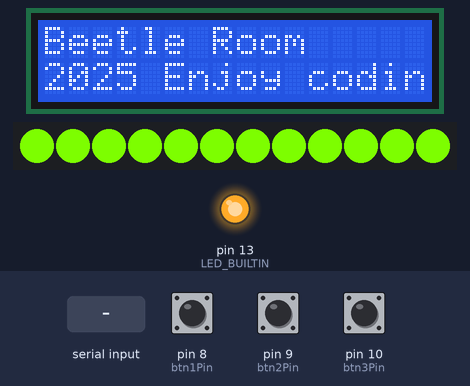
A sketch run on a simulated Arduino Uno, built with avr-gcc and run on an emulated ATmega328P. On the bench: 16×2 character LCD, 12 RGB LEDs in strip order, left to right, output pins drawn as LEDs (lit = HIGH). The test bench sets the inputs (shaded band); at power-on: pin 8 (btn1Pin) HIGH, pin 9 (btn2Pin) HIGH, pin 10 (btn3Pin) HIGH. What the sketch prints to the serial monitor is not drawn.

Above: at 5.0 s.
5.1 s: "1\n" received over the second serial link
At 6.7 s:
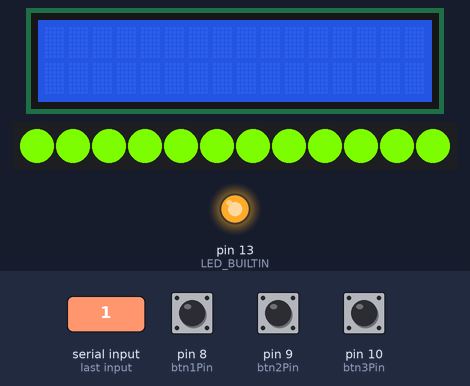
6.9 s: pin 8 (btn1Pin) pulled LOW for 0.15 s
At 7.52 s:
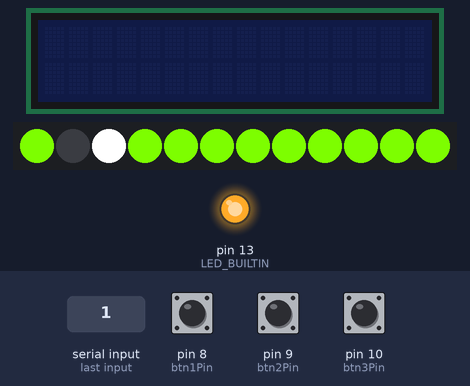
7.6 s: "0\n" received over the second serial link
At 9.16 s:
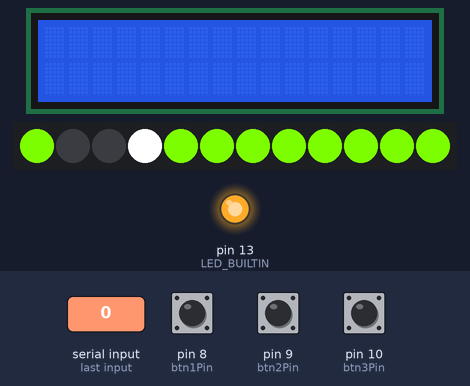
9.4 s: pin 8 (btn1Pin) pulled LOW for 3.2 s
At 13.6 s:
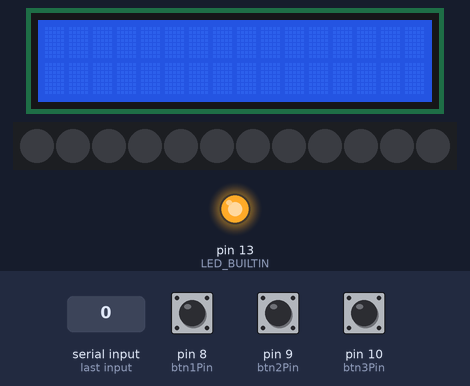
14.1 s: "2\n" received over the second serial link
At 15.6 s:
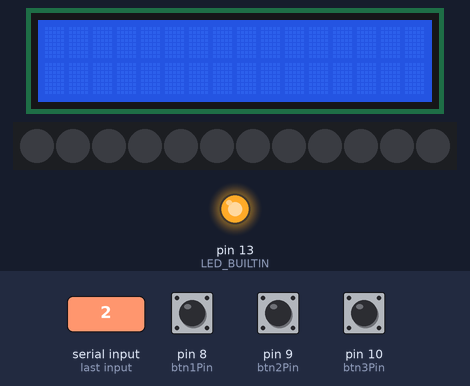
Timing chart, 0 to 17.1 s (numbered marks = the images above; inputs shaded):
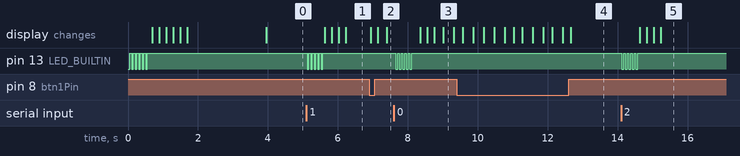

The sketch:

uno_main1.ino
```cpp
#include "basic_config.h"
int demoSenario =0;
void redLEDSetup() {

  pinMode(LED_BUILTIN, OUTPUT);

  for(int i = 0 ; i < 3 ; i++ )
  {
    ledAlert(2);
  }
}

void ledAlert(int count)
{
  for(int i =  0 ; i < count*2 ; i++)
  {
    digitalWrite(LED_BUILTIN, i%2);
    delay(50);
  }
}
void setup()
{
  Serial.begin(9600);
  Serial.println("setup");
  redLEDSetup();
  swSerialSetup();
  lcdSetup();
  LEDsetup();
  btnSetup();
}


void loop()
{
  swSerialloop();
  lcdLoop();
  LEDLoop();
  handleBtn();
}
```

btnFun.ino
```cpp
int BTN_NONE = 0;
int BTN_PRESS = 1;
int BTN_RELEASE = 2;
int BTN_SHORT = 3;
int BTN_LONG = 4;

int btn1Pin = 8;
int btn2Pin = 9;
int btn3Pin = 10;
int gBtn1State,gBtn2State,gBtn3State;
unsigned long Btn1Time,Btn2Time,Btn3Time;

void btnSetup() {
  pinMode(btn1Pin , INPUT_PULLUP);
  pinMode(btn2Pin , INPUT_PULLUP);
  pinMode(btn3Pin , INPUT_PULLUP);
  Btn1Time = millis();
  Btn2Time = millis();
  Btn3Time = millis();
}

int getBtnState(int btnPin, int & btnState, unsigned long & nowTime) {
  // put your main code here, to run repeatedly:
  bool bBtnUP  = digitalRead(btnPin);
  if(bBtnUP == false)
  {
     //Serial.println("Press");
     if(btnState == BTN_NONE)
     {
        btnState = BTN_PRESS;
        nowTime = millis();
     }
  }
  else
  {
    //Serial.println("No Press");
    if(btnState == BTN_PRESS)
     {
        btnState = BTN_RELEASE;
        //???????
        if(millis()-nowTime <1500)
        {
            //Serial.println("short press");
            btnState = BTN_SHORT;
        }
        else
        {
            //Serial.println("long press");
            btnState = BTN_LONG;
        }
     }
     else if(btnState == BTN_SHORT || btnState == BTN_LONG )
     {
        btnState = BTN_NONE;
     }
  }
  return btnState;
}
void handleBtnCmd(int cmd)
{
  if(cmd == BTN_SHORT)
  {
    demoSenario++;
    demoSenario%=3;
    switch(demoSenario)
    {
    case 0:
      ledState = 0;
      LEDHangle(ledState);
    break;
    case 1:
      ledState =1 ;
      LEDHangle(ledState);
      break;
    case 2:
      ledState =2 ;
      LEDHangle(ledState);
      break;
    default:
    break;
    }
  }
  else if(cmd == BTN_LONG)
  {
    if(ledState == 0)
      ledState = 1;
    else
      ledState = 0;
    LEDHangle(ledState);

  }

}
void handleBtn()
{
  int btn1 = getBtnState(btn1Pin,gBtn1State,Btn1Time);
  int btn2 = getBtnState(btn2Pin,gBtn2State,Btn2Time);
  int btn3 = getBtnState(btn3Pin,gBtn3State,Btn3Time);
  /*
  Serial.print("btn1,btn2,btn3=");
  Serial.print(btn1);
  Serial.print(",");
  Serial.print(btn2);
  Serial.print(",");
  Serial.println(btn3);
  */
  if(btn1 !=  BTN_NONE && btn1 !=  BTN_PRESS)
  {
    handleBtnCmd(btn1);
  }
  if(btn2 !=  BTN_NONE && btn2 !=  BTN_PRESS)
  {
    sendCmd("/room2/UNO","btn",btn2);
  }
  if(btn3 !=  BTN_NONE && btn3 !=  BTN_PRESS)
  {
    sendCmd("/room3/UNO","btn",btn3);
  }

}
```

led.ino
```cpp
#include <FastLED.h>

#define DATA_PIN 4
#define  NUM_LEDS 12
CRGB leds[NUM_LEDS];
unsigned long ledTime;
int ledflag=0;
int marqueeIdx = 0;


// This function sets up the ledsand tells the controller about them
void LEDsetup() {
	// sanity check delay - allows reprogramming if accidently blowing power w/leds
   	delay(2000);
    FastLED.addLeds<WS2811, DATA_PIN, RGB>(leds, NUM_LEDS);

}

void LEDLoop()
{
  if(ledState == 0)
  {
    return;
  }
  else
  {
    switch(ledState)
    {
      case 10:
        LEDDisable();
        break;
      case 1:

        LEDScenario1();
        break;
      case 2:

        LEDScenario2();
        break;
      default:
      break;
    }
  }

}

void LEDHangle(int action)
{
  if(action ==0)
  {
    ledState = action;
    LEDDisable();
  }
  else if(action >=1 && action < 10)
    ledState = action;
  else if(action >=10 && action <20)
  {

  }
}
void LEDDisable()
{
  for(int whiteLed = 0; whiteLed < NUM_LEDS; whiteLed = whiteLed + 1) {
      // Turn our current led on to white, then show the leds

      leds[whiteLed] = CRGB::Black;

      // Show the leds (only one of which is set to white, from above)
      FastLED.show();
   }
   FastLED.show();
}
void LEDScenario1() {
  if(ledflag == 0)
  {
    ledflag = 1;
    marqueeIdx++;
    marqueeIdx %= NUM_LEDS;
    leds[marqueeIdx] = CRGB::White;
    FastLED.show();
    ledTime = millis();
  }
  else
  {
    if(millis() - ledTime > 200)
    {
      leds[marqueeIdx] = CRGB::Black;
      ledTime = millis();
      ledflag = 0;
    }
  }
}
void LEDScenario2() {
   // Move a single white led
   for(int whiteLed = 0; whiteLed < NUM_LEDS; whiteLed = whiteLed + 1) {
      // Turn our current led on to white, then show the leds
      leds[whiteLed] = CRGB::LawnGreen;

      // Show the leds (only one of which is set to white, from above)


      // Wait a little bit
   }
    FastLED.show();
}
```

uno_swSerial.ino
```cpp
#include <SoftwareSerial.h>

bool serialDebug = false;
#define rxPin 3
#define txPin 2

SoftwareSerial mySerial(rxPin, txPin);

void swSerialSetup()  {

    mySerial.begin(9600);


}
String swSwrialReadCommand()
{
  String s="";
  while(mySerial.available())
  {
    char c = mySerial.read();
    if(c!='\n')
    {

      s+=c;
    }
    delay(5);

  }
  return s;

}
void swSerialloop() {
  String s = swSwrialReadCommand();
  if(s!="")
  {
    String str = "get data: "+s;

    Serial.println(str);
    ledAlert(5);
    if(serialDebug==false)
      parseJson(s);
  }
  delay(50);
}


void parseJson(String data)
{
  //data = "{\"dht\":[\"room1\",11.3,166.8]}";

  DeserializationError error = deserializeJson(json_doc, data);
  if (error) {
    Serial.print(F("deserializeJson() failed: "));
    Serial.println(error.c_str());
    lcd.clear();
    lcd.setCursor(0,0);
    lcd.print("Error:");
    lcd.setCursor(0,1);
    lcd.print("json deserialize failed");
    lcdAlert(5,100);
    return;
  }
  lcd.clear();
  lcdAlert(2,200);
  if(json_doc.containsKey("dht"))
  {
    handleDHT();
  }
  else if(json_doc.containsKey("LED"))
  {
    //
    int ledAct = json_doc["LED"][0];
    LEDHangle(ledAct);
  }
  else if(json_doc.containsKey("btn"))
  {
    int btnAct = json_doc["btn"];
    handleBtnCmd(btnAct);
  }

}
void handleDHT()
{


    String room =  json_doc["dht"][0];

    float t = json_doc["dht"][1];
    float h = json_doc["dht"][2];

    char buf[10];
    dtostrf(t,4,1,buf);
    lcd.setCursor(0,0);
    lcd.print(room+":");
    lcd.setCursor(0,1);
    lcd.print("T:");
    lcd.print(buf);
    lcd.print("c  ");

    dtostrf(h,4,1,buf);
//    lcd.setCursor(0,1);
    lcd.print("H:");
    lcd.print(buf);
    lcd.print("%");


}

void sendCmd(String topic,String cmd,int data)
{

  char buf[50];
  sprintf(buf,"{\"%s\":%d}",cmd.c_str(),data);

  String strData(buf);
  strData=topic+","+strData;
  Serial.println(strData);
  mySerial.print(strData);

}
```

basic_config.h
```cpp
#ifndef  _BASIC_CONFIG_H
#define  _BASIC_CONFIG_H

#include <Wire.h>
#include <LiquidCrystal_I2C.h>
#include <ArduinoJson.h>


LiquidCrystal_I2C lcd(0x27,16,2);
StaticJsonDocument<200> json_doc;


String  device_name ="UNOroom1";

int ledState = 2;
void LEDHangle(int action);
void ledAlert(int count);


#endif
```

lcd.ino
```cpp
unsigned long lcdBeginTime = 0;
unsigned long duration = 5000;
bool lightUp = false;

void lcdAlert(int count, int duration)
{
  for(int i = 0 ; i < count ; i++)
  {
    lcd.noBacklight();
    delay(duration);
    lcd.backlight();
    delay(duration);
  }

}
void lcdSetup() {
                    // initialize the lcd
  lcd.init();
  // Print a message to the LCD.
  lcd.backlight();
  lcd.setCursor(0,0);
  lcd.print("Beetle Room");
  lcd.setCursor(0,1);
  lcd.print("2025");
  lcd.setCursor(5,1);
  lcd.print("Enjoy coding");

  lcdAlert(3,200);

  lcdBeginTime = millis();
  lightUp = true;
}


void lcdLoop() {
  if(lightUp == true)
  {
    if(millis() - lcdBeginTime > duration)
    {
        lcdBeginTime = millis();
        lightUp = false;
        lcd.noBacklight();
    }
  }
}
```

Measured:
- after the input at 5.1 s, pin 13 (LED_BUILTIN): alternates HIGH for 0.05 s and LOW for 0.05 s, 10 changes in all, then stays HIGH, starting at once; the display: first changes after 0.53 s (image 1 shows a later state)
- after the input at 7.6 s, pin 13 (LED_BUILTIN): alternates HIGH for 0.05 s and LOW for 0.05 s, 10 changes in all, then stays HIGH, starting after 0.06 s; the display: first changes after 0.76 s (image 3 shows a later state)
- after the input at 14.1 s, pin 13 (LED_BUILTIN): alternates HIGH for 0.05 s and LOW for 0.05 s, 10 changes in all, then stays HIGH, starting at once; the display: first changes after 0.53 s (image 5 shows a later state)
